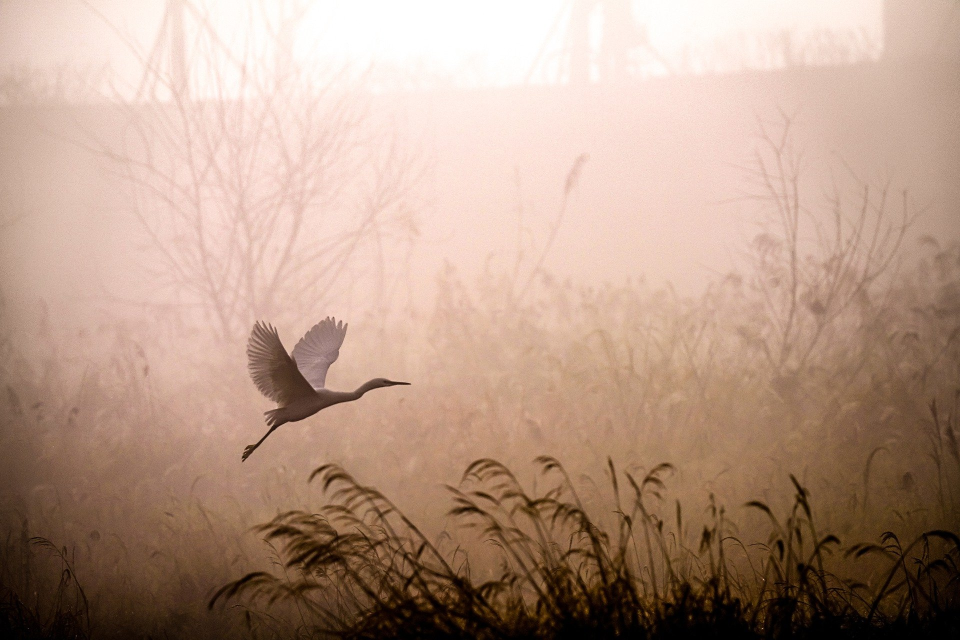
#> input picture images/test_1.jpg, 1920 x 1280 px (shown at 1/2 size)
$ python -i transformer.py   (imports and definitions only)
#> lines starting #> are read from the running program, lines starting #| are printed output that depends on the picture
import cv2
import imageio
import numpy as np

def transform(file_path, output_path, to_ratio=16/9, blur=0, shadow_blur=0, shadow_opacity=1.0):
    # Open image
#> called with file_path = 'images/test_1.jpg', output_path = 'out.png', to_ratio = 1.78, blur = 0, shadow_blur = 0, shadow_opacity = 1
    input = imageio.imread(file_path)
#> input is the input picture: shape (1280, 1920, 3); mean R, G, B 182.2, 153.5, 136.4
    orig_height, orig_width, _ = input.shape
#> orig_height = 1280; orig_width = 1920

    # Initialize usefull variables
    if to_ratio < 1: # Vertical orientation
        horizontal = False
        width = orig_width
        height = width / to_ratio
        scaling = height / orig_height
    else: # Horizontal orientation
        horizontal = True
        height = orig_height
#> height = 1280
        width = height * to_ratio
#> width = 2275.6
        scaling = width / orig_width
#> scaling = 1.19
    # Round width and height
    width = round(width)
#> width = 2276
    height = round(height)
    # Image position on the output
    x = (width - orig_width) // 2
#> x = 178
    y = (height - orig_height) // 2
#> y = 0

    # Apply background
    output = cv2.resize(input, dsize=(width, height), interpolation=cv2.INTER_CUBIC)
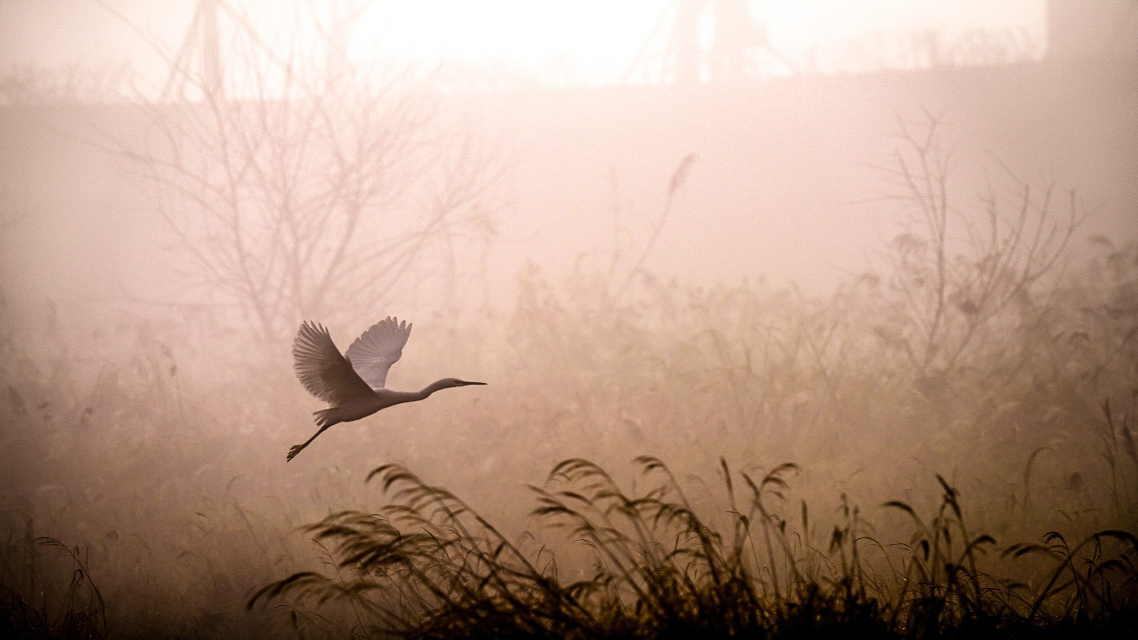
#> output: shape (1280, 2276, 3) (shown at 1/2 size); mean R, G, B 182.2, 153.5, 136.4
#> (the run stopped early here; a loop or call above may not have finished)
